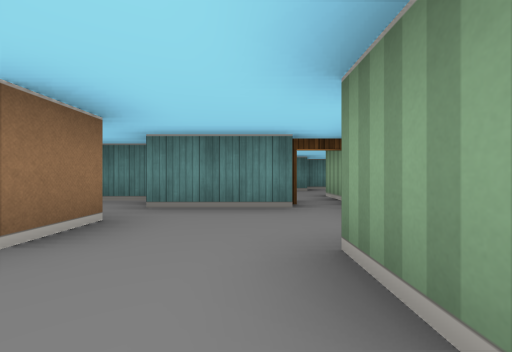
[1] (above)

13 first-person views from a walk through a cub3D level. The camera is about half as high as the walls, looks level and sees 90° across. The floor is counted in squares. Each view is taken from the middle of a square. On the plan, view 1 faces up. The plan holds only what a view shows up to about 9 squares ahead; the rest is blank.

[2]
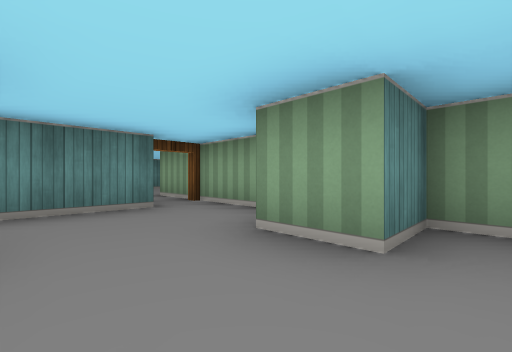

[3]
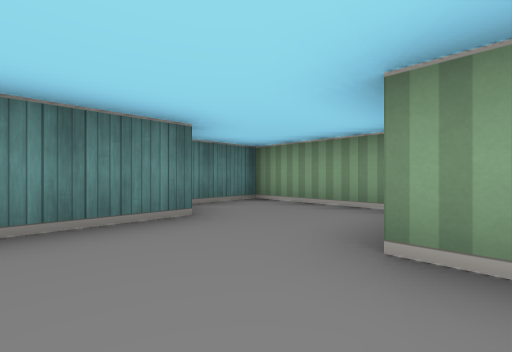

[4]
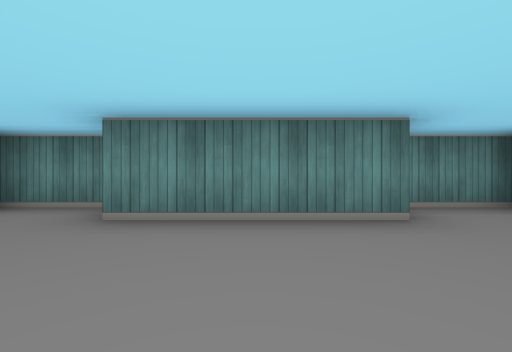

[5]
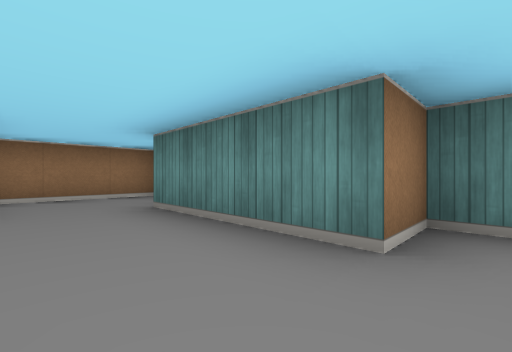

[6]
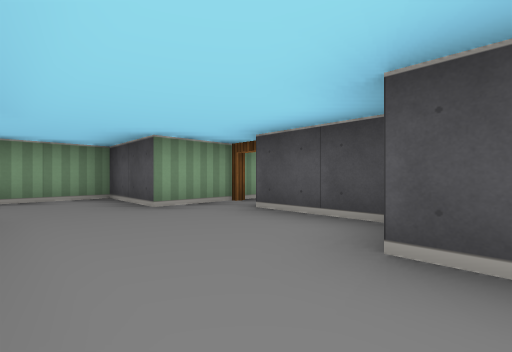

[7]
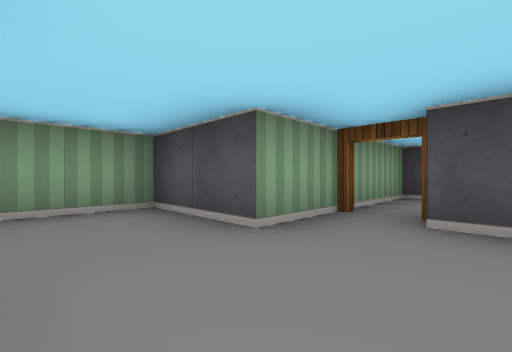

[8]
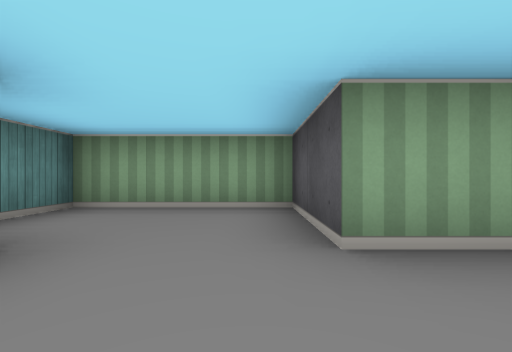

[9]
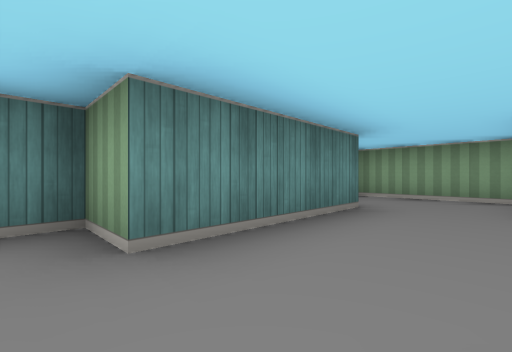

[10]
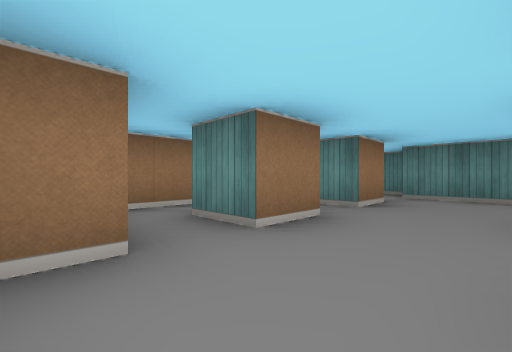

[11]
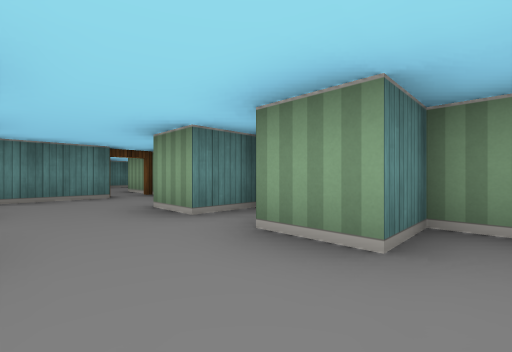

[12]
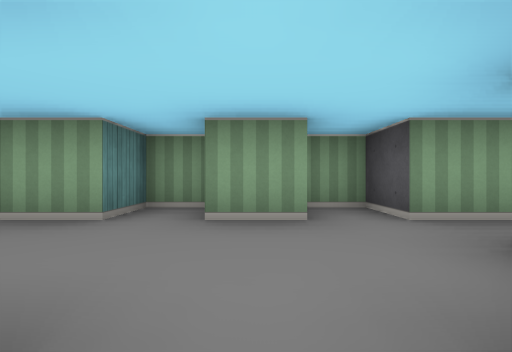

[13]
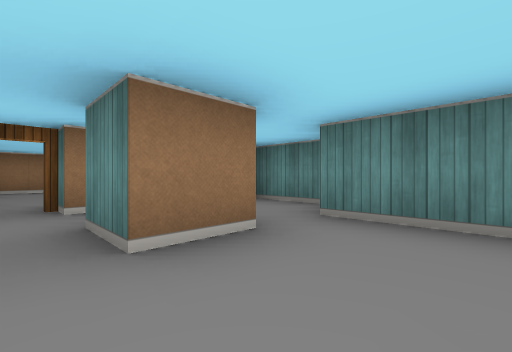

### Floor plan
Points are (right, up) in squares from view 1. A wall is a line through its corners. A room is listed if a view was taken in it or the views show most of it. See-through windows are left out.
Room 1 (views 1, 2, 10, 11, 12, 13)
walls: (-1.5, 0.5) (-1.5, -0.5) (-2.5, -0.5); (-1.5, 2.5) (-1.5, 1.5) (-2.5, 1.5); (-1.5, -1.5) (-1.5, -2); (1.5, 1.5) (1.5, 4); (-3.5, 0.1) (-3.5, -0.9); (1.5, -0.4) (1.5, 0.5) (0.5, 0.5) (0.5, 1.5); (0.5, 3.5) (-1.5, 3.5); (-1.8, 4.5) (-3.5, 4.5); (0.5, -3.5) (0.5, -2.5) (1.5, -2.5) (1.5, -1.5) (0.5, -1.5) (0.5, -0.5)
ways out: open door at (1, 4) to room 2; opening at (0, -3.5); open door at (-4, 1)
Room 2 (views 3, 4, 5, 6, 7, 8, 9)
walls: (-2, 5.5) (-1.5, 5.5); (-1.2, 4.5) (0.5, 4.5); (1.5, 4) (1.5, 5.5) (3.5, 5.5) (3.5, 8.5) (1.5, 8.5) (1.5, 7.5) (-1.5, 7.5) (-1.5, 8.5) (-3.5, 8.5) (-3.5, 6)
ways out: open door at (1, 4) to room 1

Where each view was taken, in squares from view 1:
view 1: 0 up, 0 right, facing up
view 2: 0 up, 1 left, facing up-right
view 3: 5 up, 0 right, facing up-right
view 4: 5 up, 0 right, facing up
view 5: 6 up, 2 right, facing up-left
view 6: 7 up, 2 left, facing down-right
view 7: 7 up, 0 right, facing down-right
view 8: 6 up, 0 right, facing right
view 9: 6 up, 2 left, facing up-right
view 10: 2 down, 0 right, facing up-left
view 11: 2 down, 1 left, facing up-right
view 12: 1 down, 2 left, facing right
view 13: 1 up, 0 right, facing up-left
